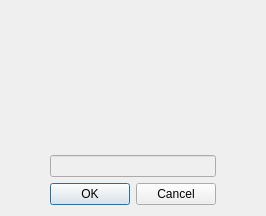
<?xml version="1.0" encoding="UTF-8"?>
<ui version="4.0">
 <class>EndDialog</class>
 <widget class="QDialog" name="EndDialog">
  <property name="geometry">
   <rect>
    <x>0</x>
    <y>0</y>
    <width>266</width>
    <height>216</height>
   </rect>
  </property>
  <property name="windowTitle">
   <string>Dialog</string>
  </property>
  <layout class="QGridLayout" name="gridLayout">
   <item row="2" column="0">
    <spacer name="horizontalSpacer">
     <property name="orientation">
      <enum>Qt::Horizontal</enum>
     </property>
     <property name="sizeHint" stdset="0">
      <size>
       <width>40</width>
       <height>20</height>
      </size>
     </property>
    </spacer>
   </item>
   <item row="2" column="1">
    <widget class="QDialogButtonBox" name="buttonBox">
     <property name="orientation">
      <enum>Qt::Horizontal</enum>
     </property>
     <property name="standardButtons">
      <set>QDialogButtonBox::Cancel|QDialogButtonBox::Ok</set>
     </property>
    </widget>
   </item>
   <item row="2" column="2">
    <spacer name="horizontalSpacer_2">
     <property name="orientation">
      <enum>Qt::Horizontal</enum>
     </property>
     <property name="sizeHint" stdset="0">
      <size>
       <width>40</width>
       <height>20</height>
      </size>
     </property>
    </spacer>
   </item>
   <item row="1" column="1">
    <widget class="QLineEdit" name="pseudoEdit">
     <property name="enabled">
      <bool>false</bool>
     </property>
    </widget>
   </item>
   <item row="0" column="0" colspan="3">
    <widget class="QLabel" name="lblEndText">
     <property name="text">
      <string/>
     </property>
     <property name="alignment">
      <set>Qt::AlignCenter</set>
     </property>
    </widget>
   </item>
  </layout>
 </widget>
 <resources/>
 <connections>
  <connection>
   <sender>buttonBox</sender>
   <signal>accepted()</signal>
   <receiver>EndDialog</receiver>
   <slot>accept()</slot>
   <hints>
    <hint type="sourcelabel">
     <x>210</x>
     <y>198</y>
    </hint>
    <hint type="destinationlabel">
     <x>157</x>
     <y>215</y>
    </hint>
   </hints>
  </connection>
  <connection>
   <sender>buttonBox</sender>
   <signal>rejected()</signal>
   <receiver>EndDialog</receiver>
   <slot>reject()</slot>
   <hints>
    <hint type="sourcelabel">
     <x>210</x>
     <y>204</y>
    </hint>
    <hint type="destinationlabel">
     <x>265</x>
     <y>215</y>
    </hint>
   </hints>
  </connection>
  <connection>
   <sender>pseudoEdit</sender>
   <signal>textChanged(QString)</signal>
   <receiver>EndDialog</receiver>
   <slot>setPseudo(QString)</slot>
   <hints>
    <hint type="sourcelabel">
     <x>112</x>
     <y>163</y>
    </hint>
    <hint type="destinationlabel">
     <x>20</x>
     <y>171</y>
    </hint>
   </hints>
  </connection>
 </connections>
 <slots>
  <slot>setPseudo(QString)</slot>
 </slots>
</ui>
